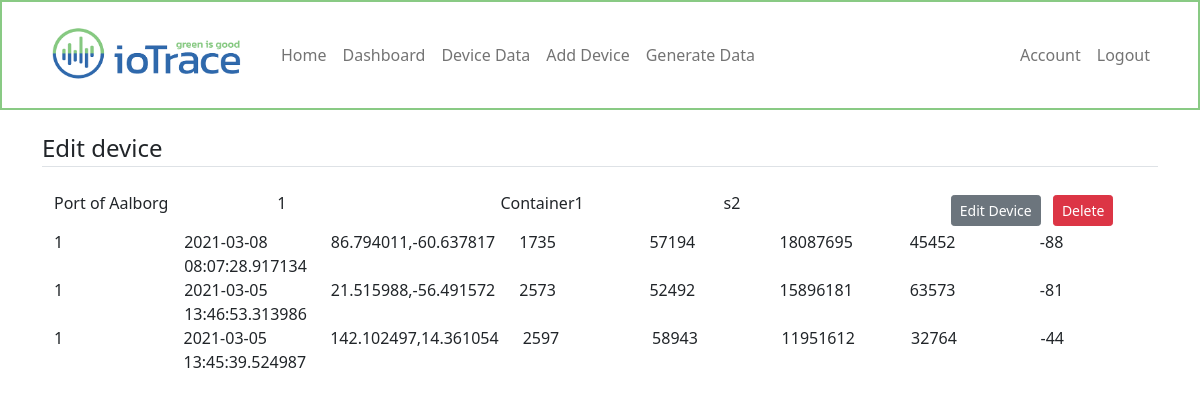
The page /dashboard/device/data/1 (signed in) on the database as committed earlier.
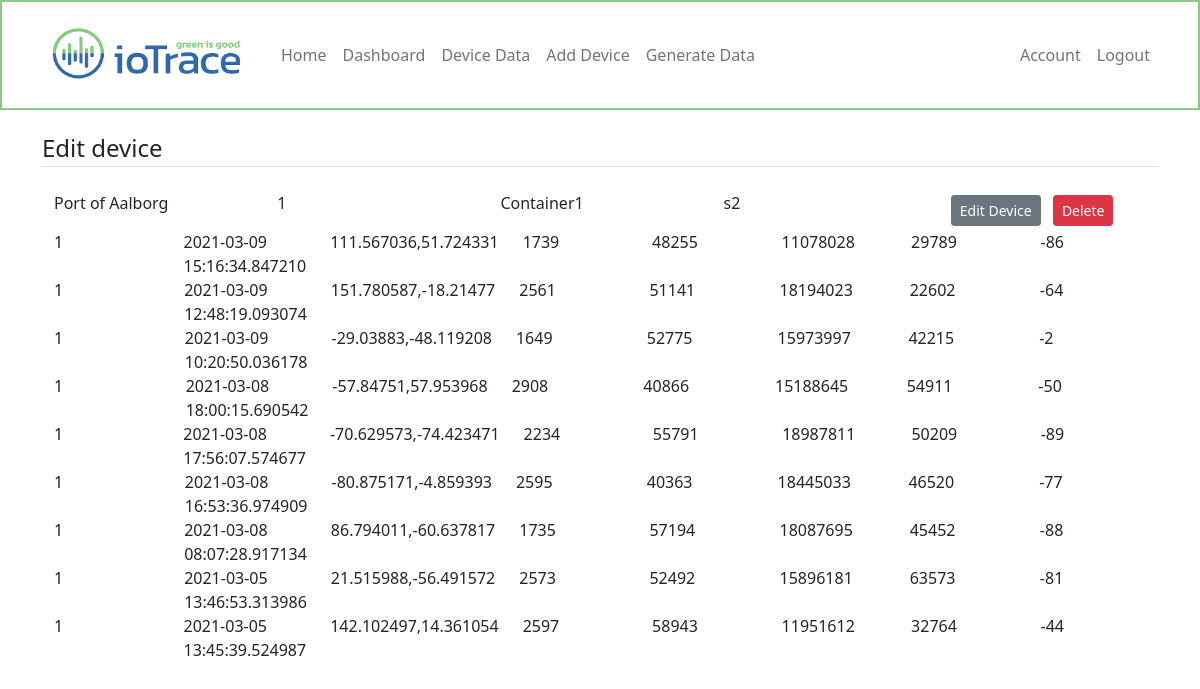
The same page on the database as committed later.
### webapp/models.py (models this page shows, shortened)
class Dummydata(db.Model):
    id = db.Column(db.Integer, primary_key=True)
    timestamp = db.Column(db.DateTime, nullable=False, default=datetime.utcnow)
    pos = db.Column(db.String(100), nullable=False)
    temp = db.Column(db.Integer, nullable=False)
    humid = db.Column(db.Integer, nullable=False)
    hpa = db.Column(db.Integer, nullable=False)
    volt = db.Column(db.Integer, nullable=False)
    lte_rssi = db.Column(db.Integer, nullable=False)
    device_id = db.Column(db.Integer, db.ForeignKey('device.id'), nullable=False)

class Device(db.Model):
    id = db.Column(db.Integer, primary_key=True)
    devicename = db.Column(db.String(100), nullable=False)
    devicetype = db.Column(db.String(100), nullable=False)
    user_id = db.Column(db.Integer, db.ForeignKey('user.id'), nullable=False)
    datadumps = db.relationship('Dummydata', backref='devicedata', lazy=True)

### webapp/devices/routes.py (the view)
@devices.route('/dashboard/device/data/<int:device_id>')
@login_required
def device(device_id):
    device = Device.query.get_or_404(device_id)
    if device.owner != current_user:
        abort(403)
    data = Dummydata.query.filter_by(device_id=device_id).order_by(Dummydata.timestamp.desc())
    return render_template('device.html', title=device.devicename, device=device, data=data)

### webapp/models.py (called while the page is built)
@login_manager.user_loader
def load_user(user_id):
    return User.query.get(int(user_id))

### webapp/templates/device.html (shortened to what this page needs)
{% extends "layout.html" %}
{% block content %}
<legend class="border-bottom mb-4">Edit device</legend>
<div class="container">
    <div class="row">
        <div class="col">
            {{device.owner.username}}
        </div>
        <div class="col">
            {{device.id}}
        </div>
        <div class="col">
            {{device.devicename}}
        </div>
        <div class="col">
            {{device.devicetype}}
        </div>
        <div class="col">
            <a class="btn btn-secondary btn-sm m-1" href="{{ url_for('devices.update_device', device_id=device.id) }}">Edit Device</a>
            <button type="button" class="btn btn-danger btn-sm m-1" data-bs-toggle="modal" data-bs-target="#deleteModal">Delete</button>
        </div>
    </div>
    {% for item in data %}
    <div class="row">
        <div class="col">
            {{item.devicedata.id}}
        </div>
        <div class="col">
            {{item.timestamp}}
        </div>
        <div class="col">
            {{item.pos}}
        </div>
        <div class="col">
            {{item.temp}}
        </div>
        <div class="col">
            {{item.humid}}
        </div>
        <div class="col">
            {{item.hpa}}
        </div>
        <div class="col">
            {{item.volt}}
        </div>
        <div class="col">
            {{item.lte_rssi}}
        </div>
    </div>
    {% endfor %}
</div>
{% endblock content %}

Rows that differ between the two databases and show on the page:
added Dummydata: devicedata.id "1", timestamp "2021-03-09 15:16:34.847210", pos "111.567036,51.724331", temp "1739", humid "48255", hpa "11078028", volt "29789", lte_rssi "-86"
added Dummydata: devicedata.id "1", timestamp "2021-03-09 12:48:19.093074", pos "151.780587,-18.21477", temp "2561", humid "51141", hpa "18194023", volt "22602", lte_rssi "-64"
added Dummydata: devicedata.id "1", timestamp "2021-03-09 10:20:50.036178", pos "-29.03883,-48.119208", temp "1649", humid "52775", hpa "15973997", volt "42215", lte_rssi "-2"
added Dummydata: devicedata.id "1", timestamp "2021-03-08 18:00:15.690542", pos "-57.84751,57.953968", temp "2908", humid "40866", hpa "15188645", volt "54911", lte_rssi "-50"
added Dummydata: devicedata.id "1", timestamp "2021-03-08 17:56:07.574677", pos "-70.629573,-74.423471", temp "2234", humid "55791", hpa "18987811", volt "50209", lte_rssi "-89"
added Dummydata: devicedata.id "1", timestamp "2021-03-08 16:53:36.974909", pos "-80.875171,-4.859393", temp "2595", humid "40363", hpa "18445033", volt "46520", lte_rssi "-77"
